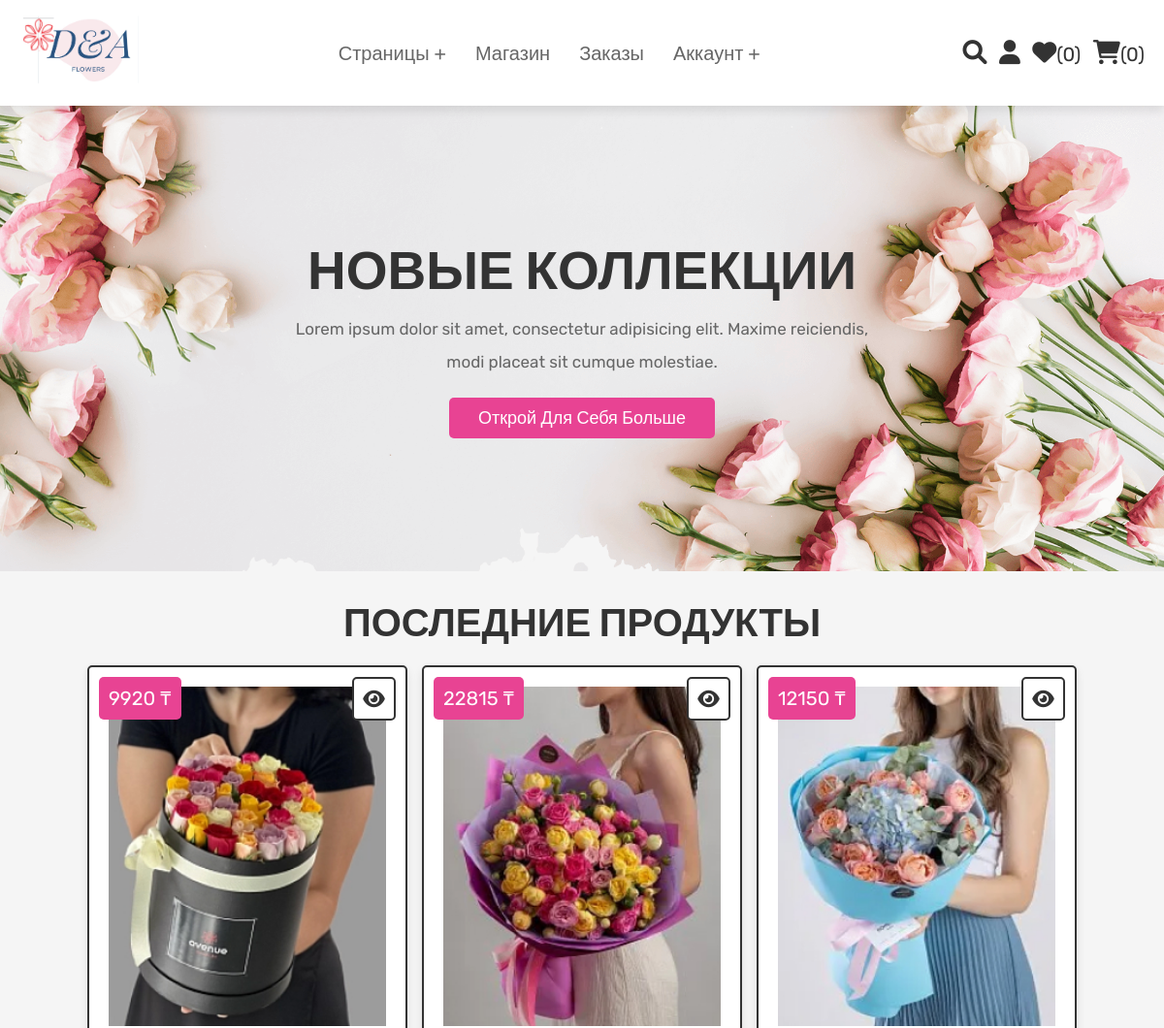
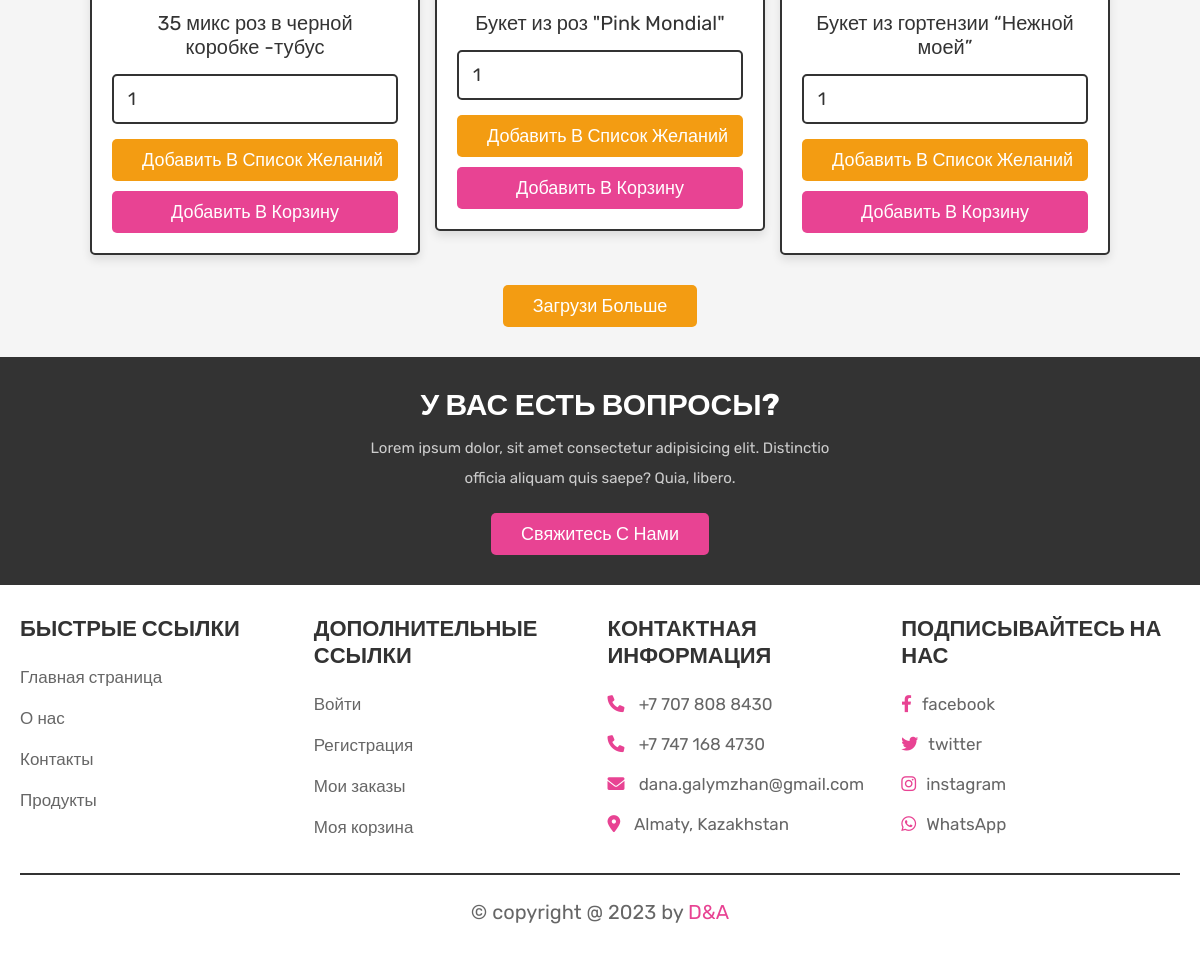
Screenshot of /home.php (signed in) with the database file from the repository (2 pictures, top to bottom).
### tables this page shows
CREATE TABLE `products` (
  `id` int(100) NOT NULL,
  `name` varchar(100) NOT NULL,
  `details` varchar(500) NOT NULL,
  `price` int(100) NOT NULL,
  `image` varchar(100) NOT NULL
);

### home.php (the view, shortened to what this page needs)
<?php
@include 'config.php';
?>
<!DOCTYPE html>
<html lang="en">
<head>
   <link rel="stylesheet" href="https://cdnjs.cloudflare.com/ajax/libs/font-awesome/6.0.0/css/all.min.css">
   <link rel="stylesheet" href="css/style.css">
</head>
<body>
<?php @include 'header.php'; ?>
<section class="home">
   <div class="content">
      <h3>Новые коллекции</h3>
      <p>Lorem ipsum dolor sit amet, consectetur adipisicing elit. Maxime reiciendis, modi placeat sit cumque molestiae.</p>
      <a href="about.php" class="btn">Открой для себя больше</a>
   </div>
</section>
<section class="products">
   <h1 class="title">Последние продукты</h1>
   <div class="box-container">
      <?php
         $select_products = mysqli_query($conn, "SELECT * FROM `products` LIMIT 6") or die('query failed');
         if(mysqli_num_rows($select_products) > 0){
            while($fetch_products = mysqli_fetch_assoc($select_products)){
      ?>
      <form action="" method="POST" class="box">
         <a href="view_page.php?pid=<?php echo $fetch_products['id']; ?>" class="fas fa-eye"></a>
         <div class="price"><?php echo $fetch_products['price']; ?> ₸</div>
         <img src="uploaded_img/<?php echo $fetch_products['image']; ?>" alt="" class="image">
         <div class="name"><?php echo $fetch_products['name']; ?></div>
         <input type="number" name="product_quantity" value="1" min="0" class="qty">
         <input type="submit" value="добавить в список желаний" name="add_to_wishlist" class="option-btn">
         <input type="submit" value="Добавить в корзину" name="add_to_cart" class="btn">
      </form>
      <?php
         }
      }else{
         echo '<p class="empty">no products added yet!</p>';
      }
      ?>
   </div>
   <div class="more-btn">
      <a href="shop.php" class="option-btn">Загрузи больше</a>
   </div>
</section>
<section class="home-contact">
   <div class="content">
      <h3>У вас есть вопросы?</h3>
      <p>Lorem ipsum dolor, sit amet consectetur adipisicing elit. Distinctio officia aliquam quis saepe? Quia, libero.</p>
      <a href="contact.php" class="btn">Свяжитесь с нами</a>
   </div>
</section>
<?php @include 'footer.php'; ?>
</body>
</html>

### css/style.css (style rules this page uses)
:root { --pink:#e84393; --red:#c0392b; --orange:#f39c12; --black:#333; --white:#fff; --light-color:#666; --light-white:#ccc; --light-bg:#f5f5f5; --border:.2rem solid var(--black); --box-shadow:0 .5rem 1rem rgba(0,0,0,.1); }
* { font-family: 'Rubik', sans-serif; margin:0; padding:0; box-sizing: border-box; outline: none; border:none; text-decoration: none; transition:all .2s linear; }
html { font-size: 62.5%; overflow-x: hidden; scroll-behavior: smooth; scroll-padding-top: 6.5rem; }
body { background: var(--light-bg); }
section { padding:3rem 2rem; }
.btn, .delete-btn, .option-btn { display: inline-block; border-radius: .5rem; margin-top: 1rem; font-size: 1.8rem; color:var(--white); cursor: pointer; padding:1rem 3rem; text-transform: capitalize; }
.btn { background-color: var(--pink); }
.option-btn { background-color: var(--orange); }
.more-btn { margin-top: 2rem; text-align: center; }
.title { text-align: center; margin-bottom: 2rem; color:var(--black); text-transform: uppercase; font-size: 4rem; }
.home { min-height: 60vh; background:url(../images/home-bg.png) no-repeat; background-size: cover; background-position: center; display: flex; align-items: center; justify-content: center; }
.home .content { text-align: center; }
.home .content h3 { text-transform: uppercase; color:var(--black); font-size: 5.5rem; }
.home .content p { max-width: 60rem; margin:1rem auto; line-height:2; font-size: 1.7rem; color:var(--light-color); }
.products .box-container { max-width: 1200px; margin:0 auto; display: grid; grid-template-columns: repeat(auto-fit, 33rem); gap:1.5rem; align-items: flex-start; justify-content: center; }
.products .box-container .box { background-color: var(--white); border:var(--border); box-shadow: var(--box-shadow); border-radius: .5rem; padding:2rem; text-align: center; position: relative; }
.products .box-container .box .image { height: 35rem; width: 100%; object-fit: cover; }
.products .box-container .box .fa-eye, .products .box-container .box .price { position: absolute; top:1rem; border-radius: .5rem; }
.products .box-container .box .price { font-size: 2rem; padding:1rem; background-color: var(--pink); color:var(--white); left:1rem; }
.products .box-container .box .fa-eye { right:1rem; height: 4.5rem; width: 4.5rem; line-height: 4.2rem; font-size: 2rem; background-color: var(--white); color:var(--black); border:var(--border); }
.products .box-container .box .name { margin:1rem; font-size: 2rem; color:var(--black); }
.products .box-container .box .qty { width: 100%; padding:1.2rem 1.4rem; font-size: 1.8rem; color:var(--black); border:var(--border); border-radius: .5rem; margin:.5rem 0; }
.products .box-container .box .btn, .products .box-container .box .option-btn { width: 100%; }
.home-contact { background-color: var(--black); text-align: center; }
.home-contact .content { max-width: 50rem; margin:0 auto; }
.home-contact .content h3 { text-transform: uppercase; color:var(--white); font-size: 3rem; }
.home-contact .content p { line-height: 2; font-size: 1.5rem; color:var(--light-white); padding:1rem 0; }

### rows the page displays
products: price "9920", image (picture), name "35 микс роз в черной коробке -тубус"
products: price "22815", image (picture), name "Букет из роз \"Pink Mondial\""
products: price "12150", image (picture), name "Букет из гортензии “Нежной моей”"

### other values shown
$wishlist_num_rows "0"
$cart_num_rows "0"
